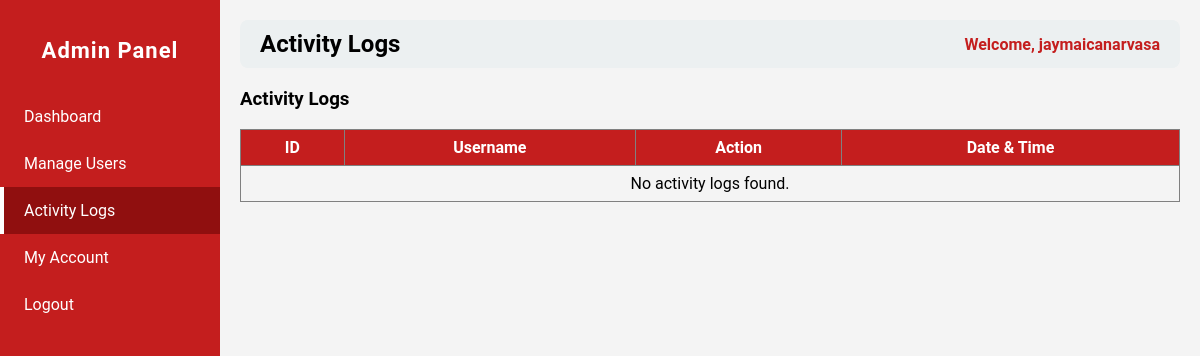
Before: /admin.php?page=activity_logs (signed in) with the older database file.
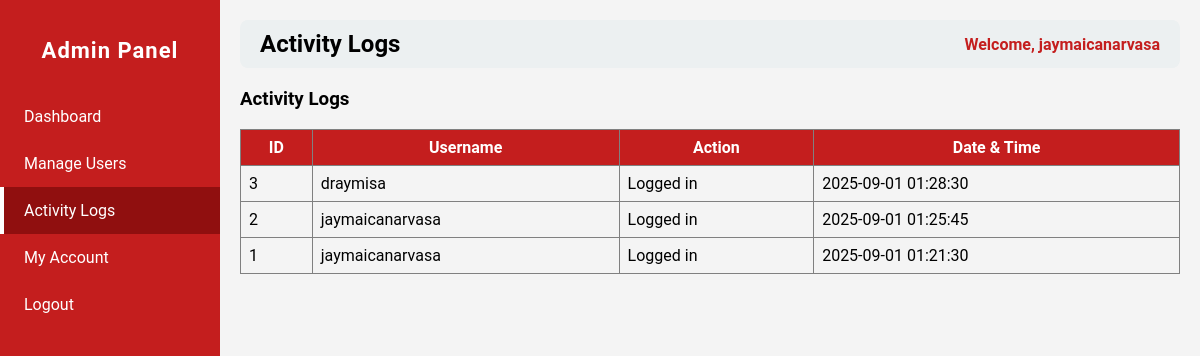
After: the same page with the newer database file.
### tables this page shows
CREATE TABLE `logs` (
  `id` int(11) NOT NULL,
  `user_id` int(11) NOT NULL,
  `action` varchar(255) NOT NULL,
  `date_time` datetime NOT NULL DEFAULT current_timestamp()
);

CREATE TABLE `users` (
  `id` int(11) NOT NULL,
  `username` varchar(50) NOT NULL,
  `password` varchar(255) NOT NULL,
  `role` varchar(50) NOT NULL,
  `email` varchar(255) NOT NULL,
  `contact` varchar(50) NOT NULL,
  `status` varchar(50) NOT NULL
);

### admin_pages/activity_logs.php (the view)
<?php
$host = "localhost";
$dbname = "studisciplink";
$user = "root";
$pass = "";
try {
    $pdo = new PDO("mysql:host=$host;dbname=$dbname", $user, $pass);
    $pdo->setAttribute(PDO::ATTR_ERRMODE, PDO::ERRMODE_EXCEPTION);
    $stmt = $pdo->prepare("
        SELECT l.id, u.username, l.action, l.date_time
        FROM logs l
        JOIN users u ON l.user_id = u.id
        ORDER BY l.date_time DESC
    ");
    $stmt->execute();
    $logs = $stmt->fetchAll(PDO::FETCH_ASSOC);
} catch (PDOException $e) {
    die("Database error: " . $e->getMessage());
}
?>
<h3>Activity Logs</h3>
<table border="1" cellpadding="8" cellspacing="0" style="width:100%; border-collapse:collapse;">
    <thead style="background:#c41e1e; color:white;">
        <tr>
            <th>ID</th>
            <th>Username</th>
            <th>Action</th>
            <th>Date & Time</th>
        </tr>
    </thead>
    <tbody>
        <?php if ($logs): ?>
            <?php foreach ($logs as $log): ?>
                <tr>
                    <td><?php echo htmlspecialchars($log['id']); ?></td>
                    <td><?php echo htmlspecialchars($log['username']); ?></td>
                    <td><?php echo htmlspecialchars($log['action']); ?></td>
                    <td><?php echo htmlspecialchars($log['date_time']); ?></td>
                </tr>
            <?php endforeach; ?>
        <?php else: ?>
            <tr>
                <td colspan="4" style="text-align:center;">No activity logs found.</td>
            </tr>
        <?php endif; ?>
    </tbody>
</table>

### admin.php (shortened to what this page needs)
<?php
$page = isset($_GET['page']) ? $_GET['page'] : 'dashboard';
?>
<!DOCTYPE html>
<html>
<head>
</head>
<body>
<div class="sidebar">
    <h2>Admin Panel</h2>
    <a href="?page=dashboard" class="<?php echo $page=='dashboard' ? 'active' : ''; ?>">Dashboard</a>
    <a href="?page=manage_users" class="<?php echo $page=='manage_users' ? 'active' : ''; ?>">Manage Users</a>
    <a href="?page=activity_logs" class="<?php echo $page=='activity_logs' ? 'active' : ''; ?>">Activity Logs</a>
    <a href="?page=my_account" class="<?php echo $page=='my_account' ? 'active' : ''; ?>">My Account</a>
    <a href="logout.php">Logout</a>
</div>
<div class="main-content">
    <div class="header">
        <h2><?php echo str_replace('_',' ', $page); ?></h2>
        <span>Welcome, <?php echo $_SESSION['username']; ?></span>
    </div>
    <div class="content">
        <?php
        $file = "admin_pages/{$page}.php";
        if(file_exists($file)){
            include $file;
        } else {
            echo "<p>Page not found.</p>";
        }
        ?>
    </div>
</div>
</body>
</html>

### admin.php (style rules this page uses)
body { margin: 0; font-family: 'Roboto', sans-serif; background: #f4f4f4; }
.sidebar { position: fixed; top: 0; left: 0; width: 220px; height: 100%; background-color: #c41e1e; color: white; display: flex; flex-direction: column; padding-top: 20px; }
.sidebar h2 { text-align: center; margin-bottom: 30px; font-size: 22px; letter-spacing: 1px; }
.sidebar a { padding: 14px 20px; text-decoration: none; color: white; display: block; transition: 0.3s; border-left: 4px solid transparent; }
.sidebar a.active { background-color: #900f0f; border-left: 4px solid #fff; }
.main-content { margin-left: 220px; padding: 20px; }
.header { display: flex; justify-content: space-between; align-items: center; background: #ecf0f1; padding: 10px 20px; border-radius: 8px; margin-bottom: 20px; }
.header h2 { margin: 0; text-transform: capitalize; }
.header span { font-weight: bold; color: #c41e1e; }

Changed rows visible on the page:
added logs: id "3", user.username "draymisa", action "Logged in", date_time "2025-09-01 01:28:30"
added logs: id "2", user.username "jaymaicanarvasa", action "Logged in", date_time "2025-09-01 01:25:45"
added logs: id "1", user.username "jaymaicanarvasa", action "Logged in", date_time "2025-09-01 01:21:30"
Other visible differences:
text no longer shown: "No activity logs found."
